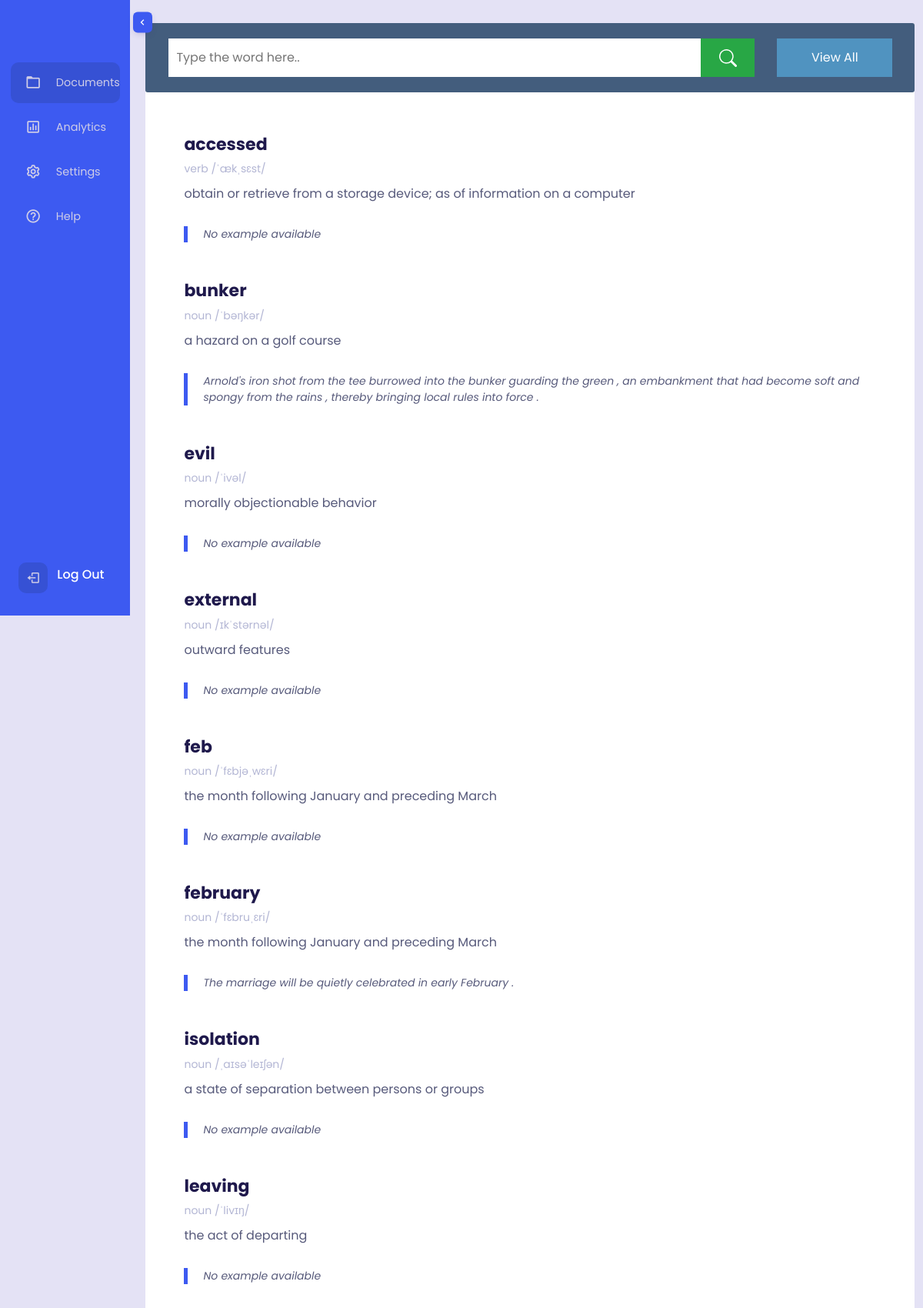
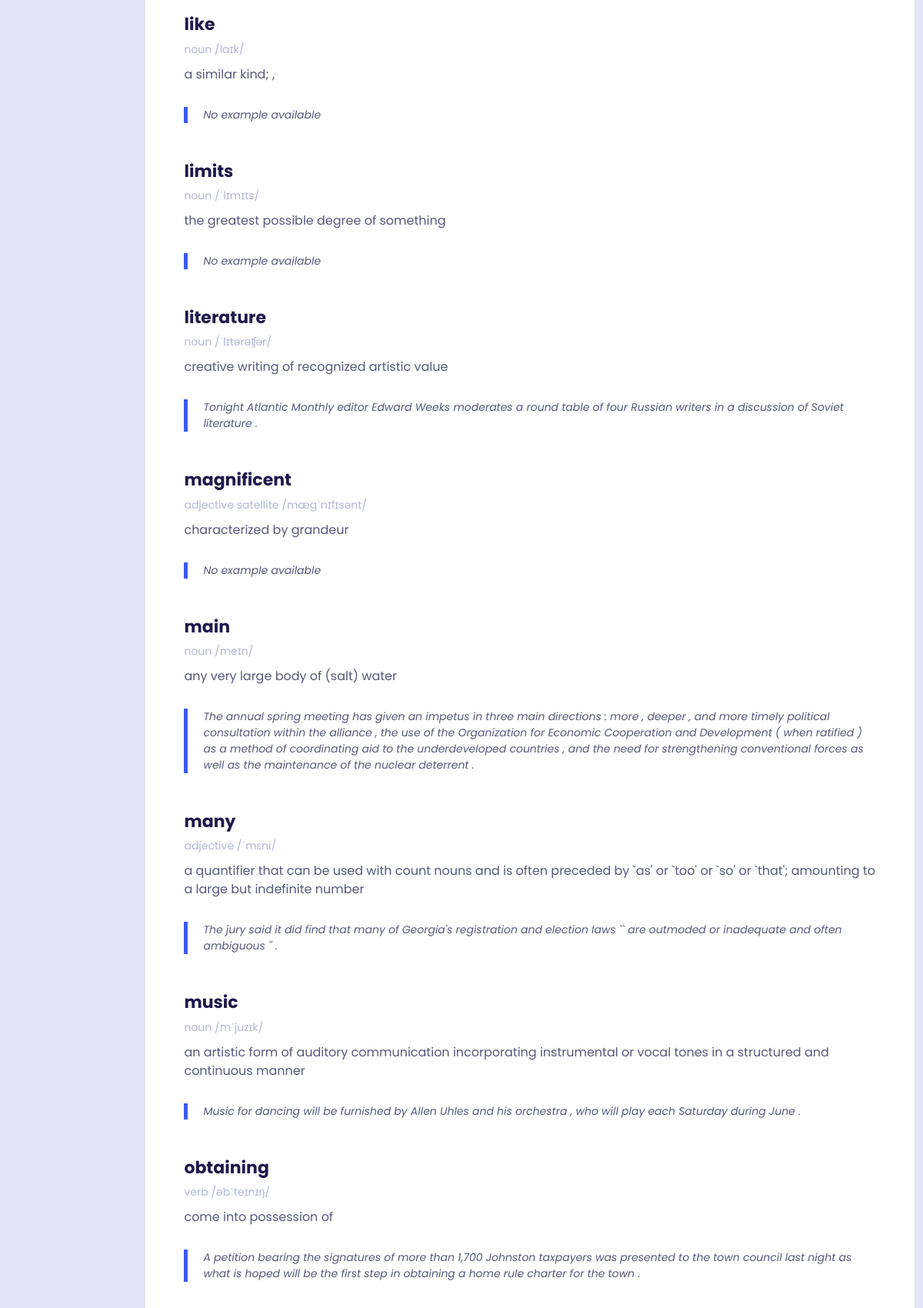
Screenshot of /api/dictionary/ (signed in, upper part) with the database file from the repository (2 pictures, top to bottom).
### api/models.py (models this page shows)
class Keyword(models.Model):
    users = models.ManyToManyField(
        settings.AUTH_USER_MODEL,
        related_name='keywords',
        blank=True
    )
    paragraphs = models.ManyToManyField(
        Paragraph,
        related_name='keywords',
        blank=True
    )
    word = models.CharField(
        max_length=100,
        unique=True
    )
    part_of_speech = models.TextField(
        null=True
    )
    definition = models.TextField()
    pronunciation = models.TextField(
        null=True
    )
    example = models.TextField(
        null=True
    )

### api/views.py (the view)
# urls.py: path('api/dictionary/', DefinitionByKeyword.as_view(), name='dictionary'),
class DefinitionByKeyword(APIView):
    permission_classes = [IsAuthenticated]
    def get(self, request, *args, **kwargs):
        query = request.GET.get('word')
        user_keywords = Keyword.objects.filter(users=request.user)
        if query is not None and query != "view_all":
            user_keywords_list = [k.word for k in user_keywords]
            matches = process.extract(query, user_keywords_list, limit=None)
            similarity_threshold = 75
            similar_words = [match[0] for match in matches if match[1] >= similarity_threshold]
            user_keywords = user_keywords.filter(word__in=similar_words)
        user_keywords = user_keywords.order_by('word')
        return render(request, 'dictionary.html', context={"keywords": user_keywords})

### authentication/midleware.py (called while the page is built)
    def __call__(self, request):
        current_time = datetime.now()
        if request.user.is_authenticated:
            last_activity = request.session.get('last_activity')
            if last_activity:
                last_activity_time = datetime.strptime(last_activity, '%Y-%m-%d %H:%M:%S.%f')
                idle_time = current_time - last_activity_time
                if idle_time > timedelta(seconds=settings.SESSION_COOKIE_AGE):
                    logout(request)
        request.session['last_activity'] = str(current_time)
        response = self.get_response(request)
        return response

### templates/dictionary.html (shortened to what this page needs)
{% extends 'navbar.html' %}
{% load static %}
{% block content %}
<!DOCTYPE html>
<html lang="en">
    <head>
        <link
            rel="stylesheet"
            href="https://cdnjs.cloudflare.com/ajax/libs/font-awesome/5.15.4/css/all.min.css"
        />
        <link rel="stylesheet" href="https://stackpath.bootstrapcdn.com/bootstrap/4.5.0/css/bootstrap.min.css">
        <link href='https://unpkg.com/boxicons@2.0.9/css/boxicons.min.css' rel='stylesheet'>
        <link rel="stylesheet" type="text/css" href="{% static 'css/dictionary.css' %}"/>
        <link rel="stylesheet" type="text/css" href="{% static 'css/navbar.css' %}">
    </head>
    <body>
        <div class="container">
            <div class="search-wrapper">
                <form id="search-form">
                    <div class="search-box">
                        <input
                            type="text"
                            placeholder="Type the word here.."
                            id="inp-word"
                            name="word"
                        />
                        <button type="submit" id="search-btn">
                        </button>
                        <button id="all-btn" class="all" onclick="submitEmpty()">
                            View All
                        </button>
                    </div>
                </form>
                <div class="result" id="result">
                    {% for keyword in keywords %}
                        <h3>{{keyword.word}}</h3>
                        <div class="details">
                            {{keyword.part_of_speech}}
                            {{keyword.pronunciation}}
                        </div>
                        <div class="word-meaning">
                            {{keyword.definition}}
                        </div>
                        <div class="word-example">
                            {{keyword.example}}
                        </div>
                    {% empty %}
                        <h3 style="margin-bottom: 40px;">No matches found.</h3>
                    {% endfor %}
                </div>
            </div>
        </div>
    </body>
</html>
{% endblock %}

### statics/css/navbar.css (style rules this page uses)
*, *::before, *::after { padding: 0; margin: 0; box-sizing: border-box; text-decoration: none !important; }
:root { --main-color: #3d5af1; --main-color-dark: #3651d4; --main-color-light: #5872f5; --text-color: #cfcde7; }
body { font-family: "Poppins", sans-serif; overflow-x: hidden; background-color: #e4e2f5; min-height: 100vh; display: flex; position: relative; }

### statics/css/dictionary.css (style rules this page uses)
* { padding: 0; margin: 0; box-sizing: border-box; }
*:not(i) { font-family: "Poppins", sans-serif; }
body { background: #e4e2f5; }
.search-wrapper { background: #fff; border-radius: 3px; min-width: 1000px; margin: 30px 5px; box-shadow: 0 1px 1px rgba(0,0,0,.05); }
.search-box { width: 100%; padding: 20px 0px; padding-left: 30px; border-radius: 3px; display: flex; justify-content: space-between; background: #435d7d; }
.search-box input { padding: 10px; flex-grow: 1; width: 30%; border: none; outline: none; background: #ffff; font-size: 16px; }
.search-box button { height: 50px; width: 70px; background-color: #28a745; border: none; outline: none; color: #ffffff; cursor: pointer; margin-right: 3%; }
.search-box button.all { height: 50px; width: 150px; background-color: #5093c0; border: none; outline: none; color: #ffffff; }
.result { position: relative; padding: 5px 50px; }
.result h3 { font-size: 22px; font-weight: 700; color: #1f194c; margin-top: 50px; }
.result .details { display: flex; gap: 10px; color: #b3b6d4; margin: 5px 0 10px 0; font-size: 14px; }
.word-meaning { color: #575a7b; font-size: 16px; }
.word-example { color: #575a7b; font-style: italic; border-left: 5px solid #3d5af1;; padding-left: 20px; margin-top: 30px; margin-bottom: 30px; font-size: 14px; }

### rows the page displays
Keyword: word "accessed", part_of_speech "verb", pronunciation "/ˈækˌsɛst/", definition "obtain or retrieve from a storage device; as of information on a computer", example "No example available"
Keyword: word "bunker", part_of_speech "noun", pronunciation "/ˈbəŋkər/", definition "a hazard on a golf course", example "Arnold's iron shot from the tee burrowed into the bunker guarding the green , an embankment that had become soft and spongy from the rains , thereby bringing local rules into force ."
Keyword: word "evil", part_of_speech "noun", pronunciation "/ˈivəl/", definition "morally objectionable behavior", example "No example available"
Keyword: word "external", part_of_speech "noun", pronunciation "/ɪkˈstərnəl/", definition "outward features", example "No example available"
Keyword: word "feb", part_of_speech "noun", pronunciation "/ˈfɛbjəˌwɛri/", definition "the month following January and preceding March", example "No example available"
Keyword: word "february", part_of_speech "noun", pronunciation "/ˈfɛbruˌɛri/", definition "the month following January and preceding March", example "The marriage will be quietly celebrated in early February ."
Keyword: word "isolation", part_of_speech "noun", pronunciation "/ˌaɪsəˈleɪʃən/", definition "a state of separation between persons or groups", example "No example available"
Keyword: word "leaving", part_of_speech "noun", pronunciation "/ˈlivɪŋ/", definition "the act of departing", example "No example available"
Keyword: word "like", part_of_speech "noun", pronunciation "/laɪk/", definition "a similar kind; ,", example "No example available"
Keyword: word "limits", part_of_speech "noun", pronunciation "/ˈlɪmɪts/", definition "the greatest possible degree of something", example "No example available"
Keyword: word "literature", part_of_speech "noun", pronunciation "/ˈlɪtərəʧər/", definition "creative writing of recognized artistic value", example "Tonight Atlantic Monthly editor Edward Weeks moderates a round table of four Russian writers in a discussion of Soviet literature ."
Keyword: word "magnificent", part_of_speech "adjective satellite", pronunciation "/mægˈnɪfɪsənt/", definition "characterized by grandeur", example "No example available"
Keyword: word "main", part_of_speech "noun", pronunciation "/meɪn/", definition "any very large body of (salt) water", example "The annual spring meeting has given an impetus in three main directions : more , deeper , and more timely political consultation within the alliance , the use of the Organization for Economic Cooperation and Development ( when ratified ) as a method of coordinating aid to the underdeveloped countries , and the need for strengthening conventional forces as well as the maintenance of the nuclear deterrent ."
Keyword: word "many", part_of_speech "adjective", pronunciation "/ˈmɛni/", definition "a quantifier that can be used with count nouns and is often preceded by `as' or `too' or `so' or `that'; amounting to a large but indefinite number", example "The jury said it did find that many of Georgia's registration and election laws `` are outmoded or inadequate and often ambiguous '' ."
Keyword: word "music", part_of_speech "noun", pronunciation "/mˈjuzɪk/", definition "an artistic form of auditory communication incorporating instrumental or vocal tones in a structured and continuous manner", example "Music for dancing will be furnished by Allen Uhles and his orchestra , who will play each Saturday during June ."
Keyword: word "obtaining", part_of_speech "verb", pronunciation "/əbˈteɪnɪŋ/", definition "come into possession of", example "A petition bearing the signatures of more than 1,700 Johnston taxpayers was presented to the town council last night as what is hoped will be the first step in obtaining a home rule charter for the town ."
